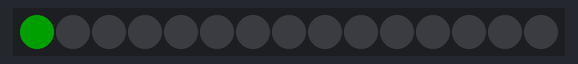
Simulated run of this sketch. Board: Arduino Uno, built with avr-gcc and run on an emulated ATmega328P. Parts: 15 RGB LEDs in strip order, left to right. Dim RGB values are drawn brighter than linear.

Above: at 0.05 s.
At 0.75 s:
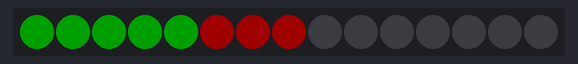
At 1.46 s:
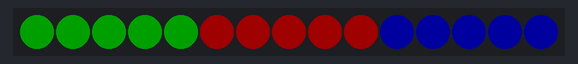
At 2.12 s:
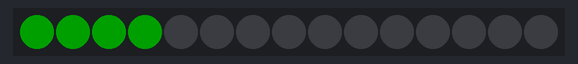

The sketch:

shiftlight.ino
```cpp
/*
 *  Name:     shiftlight
 *  Version:  0.0.1-alpha
 *
 *  NOTE: This is a WIP/POC. Not functional with rpm signal yet.
 */

#include <Adafruit_NeoPixel.h>

#define PIN 6         // Data pin to LEDs
#define NUM_LEDS 15   // Number of LEDs in strip

Adafruit_NeoPixel strip = Adafruit_NeoPixel(NUM_LEDS, PIN, NEO_GRB + NEO_KHZ800);

///////////////////////////////////////////////////////////////////////
// ---------- BEGIN LIGHT BEHAVIOR CONFIGURABLE VARIABLES ---------- //
///////////////////////////////////////////////////////////////////////
/*
 *  Min/max rpm: The values where the light begins
 *  to display (min) and when to shift (max).
 */
#define MIN_RPM 0
#define MAX_RPM 15000

/*
 *  Mode: How the lights are displayed
 *    0:  Light up individual lights from left to right.
 *        Flashes at MAX_RPM or higher.
 *
 *    1:  Light up in three groups of lights from left to right.
 *        This mode does not flash. 3rd color lights up at MAX_RPM.
 *
 *    2:  Light up from the edges toward the center.
 *        Flashes at MAX_RPM or higher.
 */
#define MODE 0

/*
 *  Number of LEDs for each color (FOR MODES 0/1 ONLY).
 *    Total must equal NUM_LEDS!
 */
#define NUM_FIRST_COLOR 5
#define NUM_SECOND_COLOR 5
#define NUM_THIRD_COLOR 5

/*
 *  How many milliseconds to sleep for flashing.
 *    Essentially the flash speed (lower = faster).
 */
#define FLASH_DELAY 75

/*
 *  RGB values for the three colors (optionally different flash color)
 */
uint32_t first_color = strip.Color(0, 32, 0);   // dim green
uint32_t second_color = strip.Color(32, 0, 0);  // dim red
uint32_t third_color = strip.Color(0, 0, 32);   // dim blue
uint32_t flash_color = third_color;

///////////////////////////////////////////////////////////////////////
// ----------- END LIGHT BEHAVIOR CONFIGURABLE VARIABLES ----------- //
///////////////////////////////////////////////////////////////////////

uint32_t off_color = strip.Color(0, 0, 0);      // no color
uint32_t next_color;

uint16_t rpm = MIN_RPM;     // Temp value for demonstration purposes
uint16_t increment;         // The incremet to light up each LED segment

// These are to divide the three colors for MODE = 2
uint8_t half_leds = NUM_LEDS / 2 + (NUM_LEDS % 2);  // Rounded up
boolean mod3 = half_leds % 3 == 0;
uint8_t first_second_count;
uint8_t third_count;

void setup() {
  switch (MODE) {
  case 0:
    increment = (MAX_RPM - MIN_RPM) / NUM_LEDS;
    break;
  case 1:
    increment = (MAX_RPM - MIN_RPM) / 2;
    break;
  case 2:
    increment = (MAX_RPM - MIN_RPM) / (NUM_LEDS / 2);
    first_second_count = (mod3) ? half_leds / 3 : half_leds / 3 + 1;
    third_count = (mod3) ? first_second_count : half_leds / 3;
    break;
  default:
    return -1; // Invalid mode specified
  }

  // Initialize NeoPixel library
  strip.begin();
}

void loop() {
  //getRpm()  TODO: get rpm from vehicle

  updateStrip();

///////////////////////////////////////////////////////////////////////
// ---------------- Demonstration stuff (NOT FINAL) ---------------- //
///////////////////////////////////////////////////////////////////////
  delay(100); // Delay for demonstration purposes

  // Used to simulate increasing rpm
  if (rpm >= MAX_RPM) {
    rpm = MIN_RPM;
  } else {
    rpm += 1000;
  }

  // Used to simulate decreasing rpm
//  if (rpm <= MIN_RPM) {
//    rpm = MAX_RPM;
//  } else {
//    rpm -= 1000;
//  }
///////////////////////////////////////////////////////////////////////
// ------------------- End Demonstration stuff  -------------------- //
///////////////////////////////////////////////////////////////////////
}

// Sets the whole LED strip to given color
void setWholeStripColor(uint32_t color) {
  for (int i = 0; i < NUM_LEDS; i++)
    strip.setPixelColor(i, color);

  strip.show();
}

// Flash shift color
void flash() {
  setWholeStripColor(flash_color);
  delay(FLASH_DELAY);

  setWholeStripColor(off_color);
  delay(FLASH_DELAY);
}

// Update displayed LEDs based on rpm
void updateStrip() {
  switch (MODE) {
    case 0:
      if (rpm >= MAX_RPM) {
        flash();
      } else {
        for (int i = 0; i <= NUM_LEDS; i++) {
          // If rpm is high enough then turn on next LED(s)
          if (i * increment + MIN_RPM <= rpm) {
            if (i < NUM_FIRST_COLOR) {
              strip.setPixelColor(i, first_color);
            } else if (i < NUM_FIRST_COLOR + NUM_SECOND_COLOR) {
              strip.setPixelColor(i, second_color);
            } else if (i < NUM_FIRST_COLOR + NUM_SECOND_COLOR + NUM_THIRD_COLOR) {
              strip.setPixelColor(i, third_color);
            }
          } else {
            strip.setPixelColor(i, off_color);
          }
        }
      }
      break;
    case 1:
      for (int i = 0; i < 3; i++) {
        if (i * increment + MIN_RPM <= rpm) {
          if (i == 0) {
            next_color = first_color;
          } else if (i == 1) {
            next_color = second_color;
          } else if (i == 2) {
            next_color = third_color;
          }
        } else {
          next_color = off_color;
        }

        for (int j = 0; j < NUM_FIRST_COLOR; j++)
          strip.setPixelColor(i * (NUM_LEDS / 3) + j, next_color);
      }
      break;
    case 2:
      if (rpm >= MAX_RPM) {
        flash();
      } else {
        for (int i = 0; i < half_leds; i++) {
          // If rpm is high enough then turn on next LED(s)
          if (i * increment + MIN_RPM <= rpm) {
            if (i < first_second_count) {
              strip.setPixelColor(i, first_color);
              strip.setPixelColor(NUM_LEDS - 1 - i, first_color);
            } else if (i < first_second_count * 2) {
              strip.setPixelColor(i, second_color);
              strip.setPixelColor(NUM_LEDS - 1 - i, second_color);
            } else if (i < first_second_count * 2 + third_count) {
              // If we're at the last LED(s)...
              if (i + 1 == half_leds) {
                // if two LEDs remain, light them both up
                if (NUM_LEDS % 2 == 0) {
                  strip.setPixelColor(i, third_color);
                  strip.setPixelColor(i + 1, third_color);
                } else {
                  // Otherwise just light the last LED up
                  strip.setPixelColor(i, third_color);
                }
              } else {
                // Otherwise light LEDS up like first two colors
                strip.setPixelColor(i, third_color);
                strip.setPixelColor(NUM_LEDS - 1 - i, third_color);
              }
            }
          } else {  // Otherwise turn LED(s) off
            // If we're at the last LED(s)
            if (i + 1 == half_leds) {
              // if two LEDs remain, turn them both off
              if (NUM_LEDS % 2 == 0) {
                strip.setPixelColor(i, off_color);
                strip.setPixelColor(i + 1, off_color);
              } else {  // Otherwise turn off the last LED
                strip.setPixelColor(i, off_color);
              }
            } else {  // Otherwise turn off two mirrored LEDs
              strip.setPixelColor(i, off_color);
              strip.setPixelColor(NUM_LEDS - 1 - i, off_color);
            }
          }
        }
      }
      break;
    default:
      return -1;
  }

  strip.show();
}
```

Measured:
- by itself, everything shown: repeats every 1.8 s, in 17 steps
